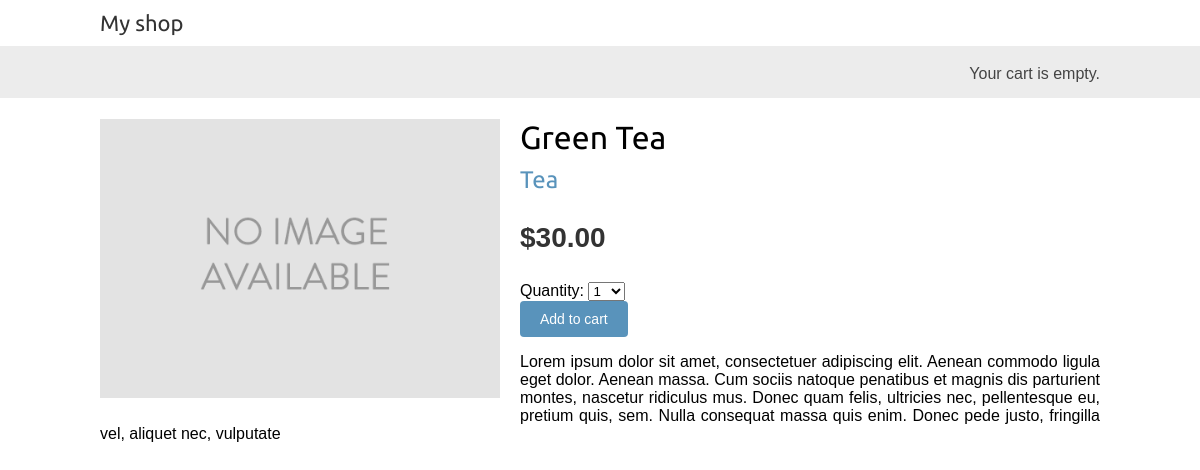
Page /1/green-tea/ on the committed database.
### shop/models.py (models this page shows, shortened)
class Product(models.Model):
    category = models.ForeignKey(
        Category,
        related_name="products",
        on_delete=models.CASCADE,  # If a category is deleted, all its products are also deleted automatically
    )
    name = models.CharField(max_length=200)
    slug = models.SlugField(max_length=200)
    image = models.ImageField(
        upload_to="products/%Y/%m/%d",
        blank=True,
    )
    description = models.TextField(blank=True)
    price = models.DecimalField(max_digits=10, decimal_places=2)
    available = models.BooleanField(default=True)
    created = models.DateTimeField(auto_now_add=True)
    updated = models.DateTimeField(auto_now=True)
    class Meta:
        ordering = ["name"]
        indexes = [
            models.Index(fields=["id", "slug"]),
            models.Index(fields=["name"]),
            models.Index(fields=["-created"]),
        ]

class Category(models.Model):
    name = models.CharField(max_length=200)
    slug = models.SlugField(max_length=200, unique=True)
    class Meta:
        ordering = ["name"]
        indexes = [
            models.Index(fields=["name"]),
        ]
        verbose_name = "category"
        verbose_name_plural = "categories"
    def __str__(self):
        return self.name
    def get_absolute_url(self):
        return reverse("shop:product_list_by_category", args=[self.slug])

### shop/views.py (the view)
# urls.py: path("<int:id>/<slug:slug>/", views.product_detail, name="product_detail"),
def product_detail(request, id, slug):
    product = get_object_or_404(
        Product,
        id=id,
        slug=slug,
        available=True,
    )
    cart_product_form = CardAddProductForm()
    return render(
        request,
        "shop/product/detail.html",
        {
            "product": product,
            "cart_product_form": cart_product_form,
        },
    )

### cart/forms.py
class CardAddProductForm(forms.Form):
    quantity = forms.TypedChoiceField(
        choices=PRODUCT_QUANTITY_CHOICES,
        coerce=int,
    )
    override = forms.BooleanField(
        required=False,
        initial=False,
        widget=forms.HiddenInput,
    )

### cart/cart.py (called while the page is built)
    def __len__(self):
        return sum(item["quantity"] for item in self.cart.values())

### cart/context_processors.py (called while the page is built)
def cart(request):
    return {"cart": Cart(request)}

### shop/templates/shop/product/detail.html (shortened to what this page needs)
{% extends "shop/base.html" %}
{% load static %}
{% block content %}
  <div class="product-detail">
    <img src="{% if product.image %}{{ product.image.url }}{% else %}{% static 'img/no_image.png' %}{% endif %}"
         alt="Image"
         height="auto"
         width="auto" />
    <h1>{{ product.name }}</h1>
    <h2>
      <a href="{{ product.category.get_absolute_url }}">{{ product.category }}</a>
    </h2>
    <p class="price">${{ product.price }}</p>
    <form action="{% url 'cart:cart_add' product.id %}" method="post">
      {{ cart_product_form }}
      <input type="submit" value="Add to cart" />
    </form>
    {{ product.description|linebreaks }}
  </div>
{% endblock content %}

### shop/templates/shop/base.html (shortened to what this page needs)
{% load static %}
<!DOCTYPE html>
<html lang="en">
  <head>
    <link rel="stylesheet" href="{% static 'css/base.css' %}" />
  </head>
  <body>
    <div id="header">
      <a href="{% url 'shop:product_list' %}" class="logo">My shop</a>
    </div>
    <div id="subheader">
      <div class="cart">
        {% with total_items=cart|length %}
          {% if total_items > 0 %}
            Your cart:
            <a href="{% url 'cart:cart_detail' %}">
              {{ total_items }} item{{ total_items|pluralize }},
              ${{ cart.get_total_price }}
            </a>
          {% elif not order %}
            Your cart is empty.
          {% endif %}
        {% endwith %}
      </div>
    </div>
    <div id="content">
      {% block content %}
      {% endblock content %}
    </div>
  </body>
</html>

### shop/static/css/base.css (style rules this page uses)
body { margin: 0; padding: 0; font-family: helvetica, sans-serif; }
h1, h2, h3, h4, h5, h6 { font-family: "Ubuntu", sans-serif; font-weight: normal; }
a { text-decoration: none; color: #5993bb; }
a.button, input[type="submit"] { color: #fff; background: #5993bb; border-radius: 4px; padding: 10px 20px; font-size: 14px; border: 0; }
#header { padding: 10px 100px; font-size: 18px; overflow: auto; }
#subheader { background: #ececec; color: #444; padding: 15px 100px; overflow: auto; }
#header .logo { font-family: "Ubuntu", sans-serif; float: left; color: #333; font-size: 22px; margin-right: 10%; }
#subheader .cart { float: right; padding-top: 4px; }
#content { padding: 0 100px; overflow: hidden; }
.product-detail { text-align: justify; }
.product-detail .price { color: #333; font-size: 28px; font-weight: bold; }
.product-detail img { width: 40%; float: left; padding: 0 20px 20px 0; }
.product-detail h1 { margin-bottom: 0; }
.product-detail h2 { margin-top: 10px; }

### rows in the picture
Product: name "Green Tea", category "Tea", price "30.00", description "Lorem ipsum dolor sit amet, consectetuer adipiscing elit. Aenean commodo ligula eget dolor. Aenean massa. Cum sociis natoque penatibus et magnis dis parturient montes, nascetur ridiculus mus. Donec quam felis, ultricies nec, pellentesque eu, pretium quis, sem. Nulla consequat massa quis enim. Donec pede justo, fringilla vel, aliquet nec, vulputate"
